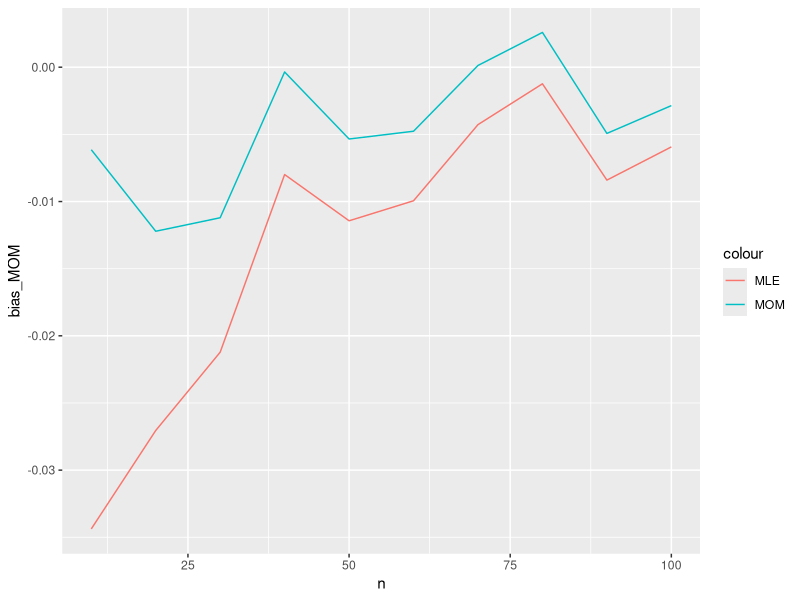

Here is the R script that generated this plot:
## ---- chunk 1
knitr::opts_chunk$set(echo = TRUE)
## ---- chunk 2
mean_est_MLE <- NULL
mean_est_MOM <- NULL
expected_mean_est_MOM <- NULL
expected_mean_est_MLE <- NULL
bias_MOM <- NULL
bias_MLE <- NULL

n <- seq(10,100,by = 10)
trials <- 10000

for (j in 1:length(n)) {
  for (i in c(1:10000)) {
  
  # in each trial, assume we want to simulate n random variables (Y) that     has a log normal distribution
  # Y ~ LN(lognorm_mean, lognorm_sd)
  
  # Specify mean of random variable
  lognorm_mean <- 25
  
  # Specify variance of random variable
  lognorm_sd <- 4
  
  # ln(Y) ~ N(norm_mean, norm_sd)
  
  # Calculate 
  norm_mean <- log(lognorm_mean/sqrt(1+lognorm_sd^2/lognorm_mean^2))
  norm_sd <- sqrt(log(1+lognorm_sd^2/lognorm_mean^2))
  
  x <- rlnorm(n[j], norm_mean, norm_sd)
  
  mean_est_MOM[i] <- mean(x)
  mean_est_MLE[i] <- exp(mean(log(x)) + (sd(log(x))*(n[j]-1)/n[j])^2/2)
  
  }
  expected_mean_est_MOM[j] <- mean(mean_est_MOM)
  expected_mean_est_MLE[j] <- mean(mean_est_MLE)
  bias_MOM[j] <- expected_mean_est_MOM[j] - lognorm_mean
  bias_MLE[j] <- expected_mean_est_MLE[j] - lognorm_mean
  mean_est_MOM <- NULL
  mean_est_MLE <- NULL
}

library(ggplot2)
df <- data.frame(n, bias_MOM, bias_MLE)
p <- ggplot(df, aes(x = n)) + geom_line(aes(y=bias_MOM, colour = "MOM")) +geom_line(aes(y = bias_MLE, color = "MLE"))
p
